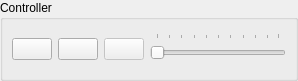
<?xml version="1.0" encoding="UTF-8"?>
<ui version="4.0">
 <class>Controller</class>
 <widget class="QWidget" name="Controller">
  <property name="geometry">
   <rect>
    <x>0</x>
    <y>0</y>
    <width>298</width>
    <height>81</height>
   </rect>
  </property>
  <property name="windowTitle">
   <string>Controller</string>
  </property>
  <layout class="QGridLayout" name="mGridLayout">
   <property name="leftMargin">
    <number>0</number>
   </property>
   <property name="topMargin">
    <number>0</number>
   </property>
   <property name="rightMargin">
    <number>0</number>
   </property>
   <property name="bottomMargin">
    <number>0</number>
   </property>
   <property name="spacing">
    <number>0</number>
   </property>
   <item row="0" column="0">
    <widget class="QGroupBox" name="mGroupBox">
     <property name="title">
      <string>Controller</string>
     </property>
     <layout class="QGridLayout" name="mControllerGroupBoxLayout">
      <item row="0" column="0">
       <widget class="QPushButton" name="mButtonForward">
        <property name="text">
         <string/>
        </property>
        <property name="icon">
         <iconset resource="../qrc/CommonQrc.qrc">
          <normaloff>:/images/media/forward</normaloff>:/images/media/forward</iconset>
        </property>
        <property name="iconSize">
         <size>
          <width>32</width>
          <height>32</height>
         </size>
        </property>
       </widget>
      </item>
      <item row="0" column="1">
       <widget class="QPushButton" name="mButtonStart">
        <property name="text">
         <string/>
        </property>
        <property name="icon">
         <iconset resource="../qrc/CommonQrc.qrc">
          <normaloff>:/images/media/start</normaloff>:/images/media/start</iconset>
        </property>
        <property name="iconSize">
         <size>
          <width>32</width>
          <height>32</height>
         </size>
        </property>
       </widget>
      </item>
      <item row="0" column="2">
       <widget class="QPushButton" name="mButtonStop">
        <property name="enabled">
         <bool>false</bool>
        </property>
        <property name="text">
         <string/>
        </property>
        <property name="icon">
         <iconset resource="../qrc/CommonQrc.qrc">
          <normaloff>:/images/media/stop</normaloff>:/images/media/stop</iconset>
        </property>
        <property name="iconSize">
         <size>
          <width>32</width>
          <height>32</height>
         </size>
        </property>
       </widget>
      </item>
      <item row="0" column="3">
       <widget class="QSlider" name="mSliderSpeed">
        <property name="minimumSize">
         <size>
          <width>0</width>
          <height>32</height>
         </size>
        </property>
        <property name="minimum">
         <number>1</number>
        </property>
        <property name="maximum">
         <number>100</number>
        </property>
        <property name="orientation">
         <enum>Qt::Horizontal</enum>
        </property>
        <property name="tickPosition">
         <enum>QSlider::TicksAbove</enum>
        </property>
       </widget>
      </item>
     </layout>
    </widget>
   </item>
  </layout>
 </widget>
 <resources>
  <include location="../qrc/CommonQrc.qrc"/>
 </resources>
 <connections/>
</ui>
